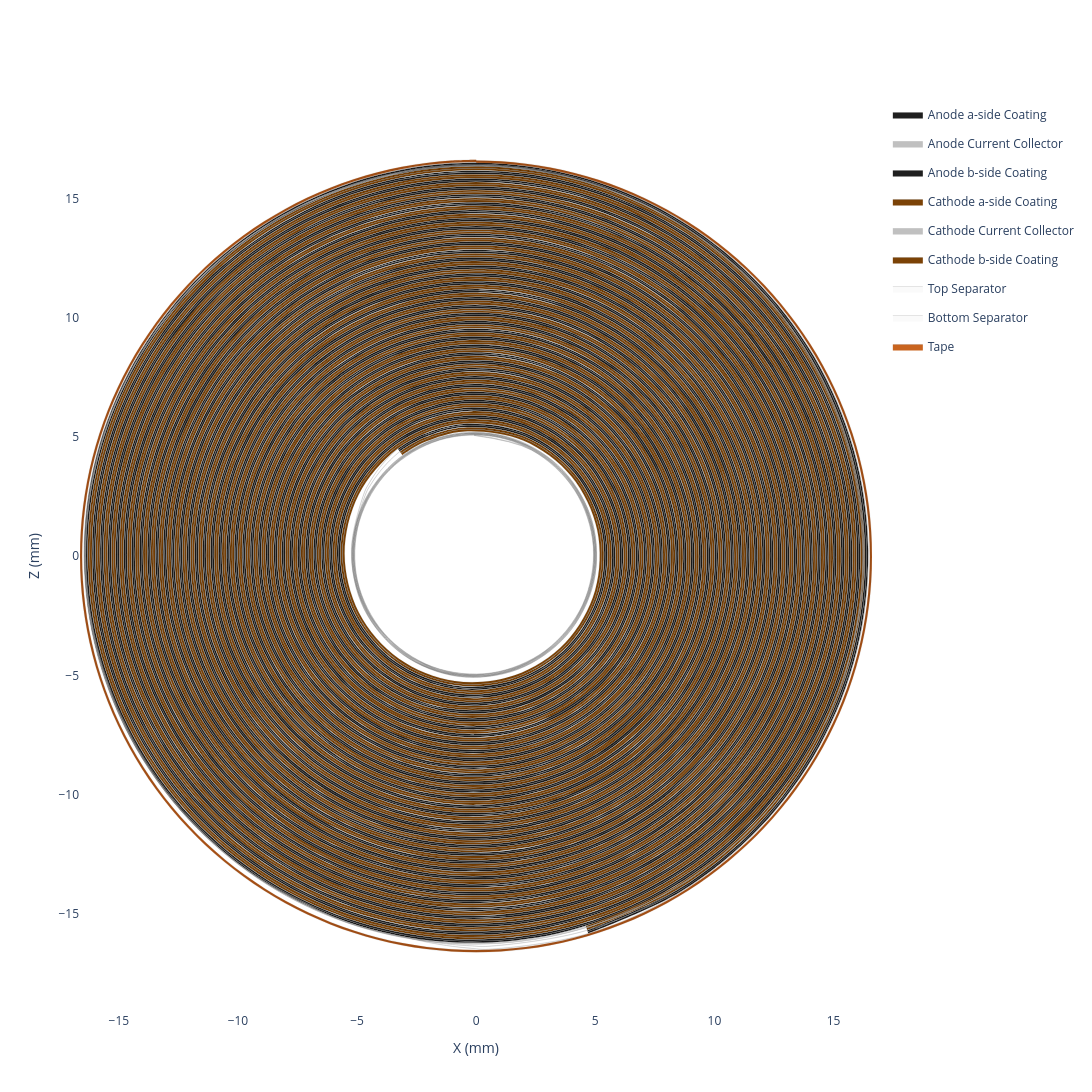

The cell this chart's notebook holds for it:
### Code cell
my_jellyroll.get_spiral_plot(height=1300, width=1300).show()

### Figure 1 — Plotly figure (JSON) as saved in the notebook; plotly's stock layout.template omitted (floating-point values rounded to 4 significant figures; data arrays with more than 128 entries replaced by an {"elided": "..."} marker saying what was removed)
{"data": [{"customdata": {"elided": "1338x6 float values"}, "fill": "toself", "fillcolor": "#1f1f1f", "hovertemplate": "<b>Anode a-side Coating (Extruded)</b><br>Theta: %{customdata[0]:.2f}°<br>Unwrapped Length: %{customdata[1]:.2f} mm<br>Radius: %{customdata[2]:.2f} mm<br>X: %{customdata[3]:.2f} mm<br>Z: %{customdata[4]:.2f} mm<br>Turns: %{customdata[5]:.2f}<extra></extra>", "legendgroup": "Anode a-side Coating", "line": {"color": "black", "shape": "spline", "width": 0.1}, "mode": "lines", "name": "Anode a-side Coating", "type": "scatter", "x": {"elided": "1338 float values"}, "y": {"elided": "1338 float values"}}, {"customdata": {"elided": "1338x6 float values"}, "fill": "toself", "fillcolor": "#C0C0C0", "hovertemplate": "<b>Anode Current Collector (Extruded)</b><br>Theta: %{customdata[0]:.2f}°<br>Unwrapped Length: %{customdata[1]:.2f} mm<br>Radius: %{customdata[2]:.2f} mm<br>X: %{customdata[3]:.2f} mm<br>Z: %{customdata[4]:.2f} mm<br>Turns: %{customdata[5]:.2f}<extra></extra>", "legendgroup": "Anode Current Collector", "line": {"color": "black", "shape": "spline", "width": 0.1}, "mode": "lines", "name": "Anode Current Collector", "type": "scatter", "x": {"elided": "1338 float values"}, "y": {"elided": "1338 float values"}}, {"customdata": {"elided": "1338x6 float values"}, "fill": "toself", "fillcolor": "#1f1f1f", "hovertemplate": "<b>Anode b-side Coating (Extruded)</b><br>Theta: %{customdata[0]:.2f}°<br>Unwrapped Length: %{customdata[1]:.2f} mm<br>Radius: %{customdata[2]:.2f} mm<br>X: %{customdata[3]:.2f} mm<br>Z: %{customdata[4]:.2f} mm<br>Turns: %{customdata[5]:.2f}<extra></extra>", "legendgroup": "Anode b-side Coating", "line": {"color": "black", "shape": "spline", "width": 0.1}, "mode": "lines", "name": "Anode b-side Coating", "type": "scatter", "x": {"elided": "1338 float values"}, "y": {"elided": "1338 float values"}}, {"customdata": {"elided": "1338x6 float values"}, "fill": "toself", "fillcolor": "#7b4206", "hovertemplate": "<b>Cathode a-side Coating (Extruded)</b><br>Theta: %{customdata[0]:.2f}°<br>Unwrapped Length: %{customdata[1]:.2f} mm<br>Radius: %{customdata[2]:.2f} mm<br>X: %{customdata[3]:.2f} mm<br>Z: %{customdata[4]:.2f} mm<br>Turns: %{customdata[5]:.2f}<extra></extra>", "legendgroup": "Cathode a-side Coating", "line": {"color": "black", "shape": "spline", "width": 0.1}, "mode": "lines", "name": "Cathode a-side Coating", "type": "scatter", "x": {"elided": "1338 float values"}, "y": {"elided": "1338 float values"}}, {"customdata": {"elided": "1338x6 float values"}, "fill": "toself", "fillcolor": "#C0C0C0", "hovertemplate": "<b>Cathode Current Collector (Extruded)</b><br>Theta: %{customdata[0]:.2f}°<br>Unwrapped Length: %{customdata[1]:.2f} mm<br>Radius: %{customdata[2]:.2f} mm<br>X: %{customdata[3]:.2f} mm<br>Z: %{customdata[4]:.2f} mm<br>Turns: %{customdata[5]:.2f}<extra></extra>", "legendgroup": "Cathode Current Collector", "line": {"color": "black", "shape": "spline", "width": 0.1}, "mode": "lines", "name": "Cathode Current Collector", "type": "scatter", "x": {"elided": "1338 float values"}, "y": {"elided": "1338 float values"}}, {"customdata": {"elided": "1338x6 float values"}, "fill": "toself", "fillcolor": "#7b4206", "hovertemplate": "<b>Cathode b-side Coating (Extruded)</b><br>Theta: %{customdata[0]:.2f}°<br>Unwrapped Length: %{customdata[1]:.2f} mm<br>Radius: %{customdata[2]:.2f} mm<br>X: %{customdata[3]:.2f} mm<br>Z: %{customdata[4]:.2f} mm<br>Turns: %{customdata[5]:.2f}<extra></extra>", "legendgroup": "Cathode b-side Coating", "line": {"color": "black", "shape": "spline", "width": 0.1}, "mode": "lines", "name": "Cathode b-side Coating", "type": "scatter", "x": {"elided": "1338 float values"}, "y": {"elided": "1338 float values"}}, {"customdata": {"elided": "1712x6 float values"}, "fill": "toself", "fillcolor": "#fafafa", "hovertemplate": "<b>Top Separator (Extruded)</b><br>Theta: %{customdata[0]:.2f}°<br>Unwrapped Length: %{customdata[1]:.2f} mm<br>Radius: %{customdata[2]:.2f} mm<br>X: %{customdata[3]:.2f} mm<br>Z: %{customdata[4]:.2f} mm<br>Turns: %{customdata[5]:.2f}<extra></extra>", "legendgroup": "Top Separator", "line": {"color": "black", "shape": "spline", "width": 0.1}, "mode": "lines", "name": "Top Separator", "type": "scatter", "x": {"elided": "1712 float values"}, "y": {"elided": "1712 float values"}}, {"customdata": {"elided": "1712x6 float values"}, "fill": "toself", "fillcolor": "#fafafa", "hovertemplate": "<b>Bottom Separator (Extruded)</b><br>Theta: %{customdata[0]:.2f}°<br>Unwrapped Length: %{customdata[1]:.2f} mm<br>Radius: %{customdata[2]:.2f} mm<br>X: %{customdata[3]:.2f} mm<br>Z: %{customdata[4]:.2f} mm<br>Turns: %{customdata[5]:.2f}<extra></extra>", "legendgroup": "Bottom Separator", "line": {"color": "black", "shape": "spline", "width": 0.1}, "mode": "lines", "name": "Bottom Separator", "type": "scatter", "x": {"elided": "1712 float values"}, "y": {"elided": "1712 float values"}}, {"customdata": {"elided": "606x6 float values"}, "fill": "toself", "fillcolor": "#C9641F", "hovertemplate": "<b>Tape (Extruded)</b><br>Theta: %{customdata[0]:.2f}°<br>Unwrapped Length: %{customdata[1]:.2f} mm<br>Radius: %{customdata[2]:.2f} mm<br>X: %{customdata[3]:.2f} mm<br>Z: %{customdata[4]:.2f} mm<br>Turns: %{customdata[5]:.2f}<extra></extra>", "legendgroup": "Tape", "line": {"color": "black", "shape": "spline", "width": 0.1}, "mode": "lines", "name": "Tape", "type": "scatter", "x": {"elided": "606 float values"}, "y": {"elided": "606 float values"}}, {"customdata": {"elided": "854x6 float values"}, "hovertemplate": "<b>Top Separator</b><br>Theta: %{customdata[0]:.2f}°<br>Unwrapped Length: %{customdata[1]:.2f} mm<br>Radius: %{customdata[2]:.2f} mm<br>X: %{customdata[3]:.2f} mm<br>Z: %{customdata[4]:.2f} mm<br>Turns: %{customdata[5]:.2f}<extra></extra>", "legendgroup": "Top Separator", "line": {"color": "#fafafa", "shape": "spline", "width": 0}, "mode": "lines", "name": "Top Separator", "showlegend": false, "type": "scatter", "x": {"elided": "854 float values"}, "y": {"elided": "854 float values"}}, {"customdata": {"elided": "667x6 float values"}, "hovertemplate": "<b>Anode a-side Coating</b><br>Theta: %{customdata[0]:.2f}°<br>Unwrapped Length: %{customdata[1]:.2f} mm<br>Radius: %{customdata[2]:.2f} mm<br>X: %{customdata[3]:.2f} mm<br>Z: %{customdata[4]:.2f} mm<br>Turns: %{customdata[5]:.2f}<extra></extra>", "legendgroup": "Anode a-side Coating", "line": {"color": "#1f1f1f", "shape": "spline", "width": 0}, "mode": "lines", "name": "Anode a-side Coating", "showlegend": false, "type": "scatter", "x": {"elided": "667 float values"}, "y": {"elided": "667 float values"}}, {"customdata": {"elided": "667x6 float values"}, "hovertemplate": "<b>Anode Current Collector</b><br>Theta: %{customdata[0]:.2f}°<br>Unwrapped Length: %{customdata[1]:.2f} mm<br>Radius: %{customdata[2]:.2f} mm<br>X: %{customdata[3]:.2f} mm<br>Z: %{customdata[4]:.2f} mm<br>Turns: %{customdata[5]:.2f}<extra></extra>", "legendgroup": "Anode Current Collector", "line": {"color": "#C0C0C0", "shape": "spline", "width": 0}, "mode": "lines", "name": "Anode Current Collector", "showlegend": false, "type": "scatter", "x": {"elided": "667 float values"}, "y": {"elided": "667 float values"}}, {"customdata": {"elided": "667x6 float values"}, "hovertemplate": "<b>Anode b-side Coating</b><br>Theta: %{customdata[0]:.2f}°<br>Unwrapped Length: %{customdata[1]:.2f} mm<br>Radius: %{customdata[2]:.2f} mm<br>X: %{customdata[3]:.2f} mm<br>Z: %{customdata[4]:.2f} mm<br>Turns: %{customdata[5]:.2f}<extra></extra>", "legendgroup": "Anode b-side Coating", "line": {"color": "#1f1f1f", "shape": "spline", "width": 0}, "mode": "lines", "name": "Anode b-side Coating", "showlegend": false, "type": "scatter", "x": {"elided": "667 float values"}, "y": {"elided": "667 float values"}}, {"customdata": {"elided": "854x6 float values"}, "hovertemplate": "<b>Bottom Separator</b><br>Theta: %{customdata[0]:.2f}°<br>Unwrapped Length: %{customdata[1]:.2f} mm<br>Radius: %{customdata[2]:.2f} mm<br>X: %{customdata[3]:.2f} mm<br>Z: %{customdata[4]:.2f} mm<br>Turns: %{customdata[5]:.2f}<extra></extra>", "legendgroup": "Bottom Separator", "line": {"color": "#fafafa", "shape": "spline", "width": 0}, "mode": "lines", "name": "Bottom Separator", "showlegend": false, "type": "scatter", "x": {"elided": "854 float values"}, "y": {"elided": "854 float values"}}, {"customdata": {"elided": "667x6 float values"}, "hovertemplate": "<b>Cathode a-side Coating</b><br>Theta: %{customdata[0]:.2f}°<br>Unwrapped Length: %{customdata[1]:.2f} mm<br>Radius: %{customdata[2]:.2f} mm<br>X: %{customdata[3]:.2f} mm<br>Z: %{customdata[4]:.2f} mm<br>Turns: %{customdata[5]:.2f}<extra></extra>", "legendgroup": "Cathode a-side Coating", "line": {"color": "#7b4206", "shape": "spline", "width": 0}, "mode": "lines", "name": "Cathode a-side Coating", "showlegend": false, "type": "scatter", "x": {"elided": "667 float values"}, "y": {"elided": "667 float values"}}, {"customdata": {"elided": "667x6 float values"}, "hovertemplate": "<b>Cathode Current Collector</b><br>Theta: %{customdata[0]:.2f}°<br>Unwrapped Length: %{customdata[1]:.2f} mm<br>Radius: %{customdata[2]:.2f} mm<br>X: %{customdata[3]:.2f} mm<br>Z: %{customdata[4]:.2f} mm<br>Turns: %{customdata[5]:.2f}<extra></extra>", "legendgroup": "Cathode Current Collector", "line": {"color": "#C0C0C0", "shape": "spline", "width": 0}, "mode": "lines", "name": "Cathode Current Collector", "showlegend": false, "type": "scatter", "x": {"elided": "667 float values"}, "y": {"elided": "667 float values"}}, {"customdata": {"elided": "667x6 float values"}, "hovertemplate": "<b>Cathode b-side Coating</b><br>Theta: %{customdata[0]:.2f}°<br>Unwrapped Length: %{customdata[1]:.2f} mm<br>Radius: %{customdata[2]:.2f} mm<br>X: %{customdata[3]:.2f} mm<br>Z: %{customdata[4]:.2f} mm<br>Turns: %{customdata[5]:.2f}<extra></extra>", "legendgroup": "Cathode b-side Coating", "line": {"color": "#7b4206", "shape": "spline", "width": 0}, "mode": "lines", "name": "Cathode b-side Coating", "showlegend": false, "type": "scatter", "x": {"elided": "667 float values"}, "y": {"elided": "667 float values"}}, {"customdata": {"elided": "301x6 float values"}, "hovertemplate": "<b>Tape</b><br>Theta: %{customdata[0]:.2f}°<br>Unwrapped Length: %{customdata[1]:.2f} mm<br>Radius: %{customdata[2]:.2f} mm<br>X: %{customdata[3]:.2f} mm<br>Z: %{customdata[4]:.2f} mm<br>Turns: %{customdata[5]:.2f}<extra></extra>", "legendgroup": "Tape", "line": {"color": "#C9641F", "shape": "spline", "width": 0}, "mode": "lines", "name": "Tape", "showlegend": false, "type": "scatter", "x": {"elided": "301 float values"}, "y": {"elided": "301 float values"}}], "layout": {"height": 1300, "hovermode": "closest", "paper_bgcolor": "white", "plot_bgcolor": "white", "width": 1300, "xaxis": {"scaleanchor": "y", "title": {"text": "X (mm)"}, "zeroline": false}, "yaxis": {"title": {"text": "Z (mm)"}, "zeroline": false}}}
